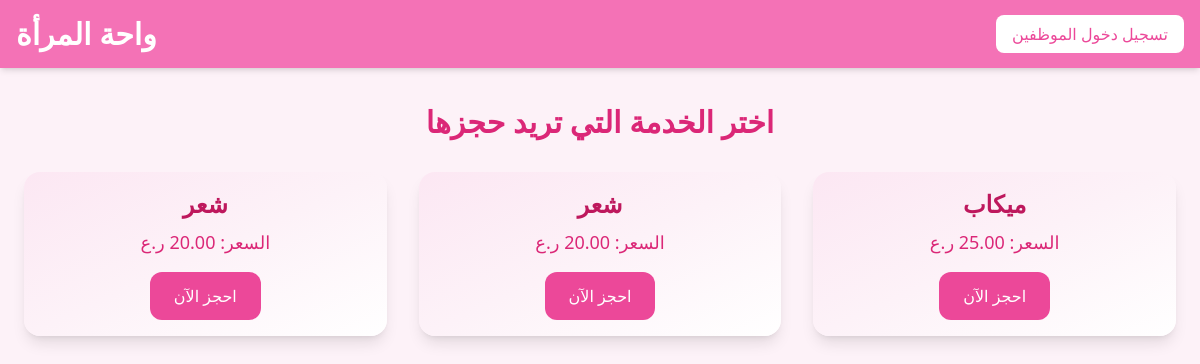
The page / on the database its author committed.
### models.py (models this page shows)
class Service(db.Model):
    id = db.Column(db.Integer, primary_key=True)
    name = db.Column(db.String(100), nullable=False)
    price = db.Column(db.Numeric(10,2), nullable=False)
    duration_minutes = db.Column(db.Integer)
    image_url = db.Column(db.String(200))
    employee_id = db.Column(db.Integer, db.ForeignKey('employee.id'))

### routes/main.py (the view)
@main_bp.route('/')
def home():
    services = Service.query.all()
    employees = Employee.query.all()
    return render_template('customer_home.html', services=services, employees=employees)

### templates/customer_home.html (shortened to what this page needs)
<!DOCTYPE html>
<html lang="ar">
<head>
<script src="https://cdn.tailwindcss.com"></script>
</head>
<body class="bg-pink-50 font-sans">
<header class="bg-pink-400 p-4 shadow-md fixed top-0 w-full z-50 flex justify-between items-center">
  <h1 class="text-3xl font-bold text-white">واحة المرأة</h1>
  <nav>
    <a href="{{ url_for('auth.login') }}"
       class="bg-white text-pink-500 px-4 py-2 rounded-lg hover:bg-pink-100 transition">
       تسجيل دخول الموظفين
    </a>
  </nav>
</header>
<div class="h-20"></div>
<main class="p-6 space-y-8">
  <h2 class="text-3xl font-semibold text-pink-600 text-center mb-6">اختر الخدمة التي تريد حجزها</h2>
  <div class="grid sm:grid-cols-1 md:grid-cols-2 lg:grid-cols-3 gap-8">
    {% for service in services %}
    <div class="card bg-gradient-to-br from-pink-100 via-pink-50 to-white p-4 rounded-2xl shadow-lg text-center"
         onclick="openBookingModal('{{ service.id }}', '{{ service.name|e }}', '{{ service.price }}')">
      <h3 class="font-bold text-pink-700 text-2xl">{{ service.name }}</h3>
      <p class="text-pink-600 mt-2 text-lg">السعر: {{ service.price }} ر.ع</p>
      <button class="mt-4 bg-pink-500 text-white px-6 py-3 rounded-xl hover:bg-pink-600 transition">
        احجز الآن
      </button>
    </div>
    {% endfor %}
  </div>
</main>
</body>
</html>

### templates/customer_home.html (style rules this page uses)
.card { transition: transform 0.3s, box-shadow 0.3s; cursor: pointer; }

### rows shown on the page
Service: name "شعر"
Service: name "شعر"
Service: name "ميكاب"
